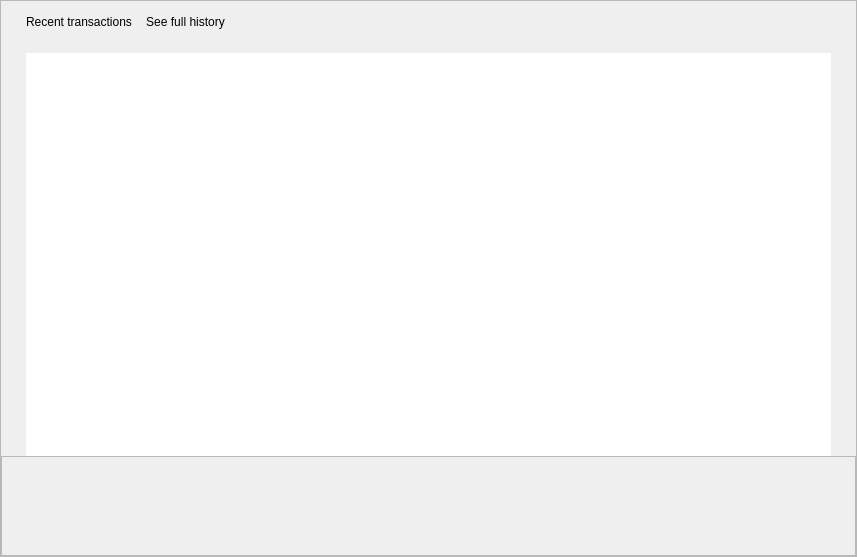
<?xml version="1.0" encoding="UTF-8"?>
<ui version="4.0">
 <class>OverviewFrame</class>
 <widget class="QFrame" name="OverviewFrame">
  <property name="geometry">
   <rect>
    <x>0</x>
    <y>0</y>
    <width>857</width>
    <height>557</height>
   </rect>
  </property>
  <property name="windowTitle">
   <string>Frame</string>
  </property>
  <property name="frameShape">
   <enum>QFrame::StyledPanel</enum>
  </property>
  <property name="frameShadow">
   <enum>QFrame::Raised</enum>
  </property>
  <layout class="QVBoxLayout" name="verticalLayout" stretch="0,0,0,0,1,0">
   <property name="spacing">
    <number>0</number>
   </property>
   <property name="leftMargin">
    <number>0</number>
   </property>
   <property name="topMargin">
    <number>0</number>
   </property>
   <property name="rightMargin">
    <number>0</number>
   </property>
   <property name="bottomMargin">
    <number>0</number>
   </property>
   <item>
    <widget class="WalletGui::OverviewHeaderFrame" name="m_overviewHeaderFrame">
     <property name="frameShape">
      <enum>QFrame::NoFrame</enum>
     </property>
     <property name="frameShadow">
      <enum>QFrame::Raised</enum>
     </property>
    </widget>
   </item>
   <item>
    <spacer name="verticalSpacer_2">
     <property name="orientation">
      <enum>Qt::Vertical</enum>
     </property>
     <property name="sizeType">
      <enum>QSizePolicy::Fixed</enum>
     </property>
     <property name="sizeHint" stdset="0">
      <size>
       <width>10</width>
       <height>10</height>
      </size>
     </property>
    </spacer>
   </item>
   <item>
    <layout class="QHBoxLayout" name="horizontalLayout">
     <property name="spacing">
      <number>10</number>
     </property>
     <property name="leftMargin">
      <number>25</number>
     </property>
     <item>
      <widget class="WalletGui::WalletHeaderLabel" name="m_overviewTransactionsTextLabel">
       <property name="text">
        <string>Recent transactions</string>
       </property>
       <property name="indent">
        <number>0</number>
       </property>
      </widget>
     </item>
     <item>
      <widget class="WalletGui::WalletTinyLinkLikeButton" name="m_allTransactionsButton">
       <property name="cursor">
        <cursorShape>PointingHandCursor</cursorShape>
       </property>
       <property name="focusPolicy">
        <enum>Qt::NoFocus</enum>
       </property>
       <property name="text">
        <string>See full history</string>
       </property>
       <property name="flat">
        <bool>true</bool>
       </property>
      </widget>
     </item>
     <item>
      <spacer name="horizontalSpacer">
       <property name="orientation">
        <enum>Qt::Horizontal</enum>
       </property>
       <property name="sizeHint" stdset="0">
        <size>
         <width>40</width>
         <height>20</height>
        </size>
       </property>
      </spacer>
     </item>
    </layout>
   </item>
   <item>
    <spacer name="verticalSpacer">
     <property name="orientation">
      <enum>Qt::Vertical</enum>
     </property>
     <property name="sizeType">
      <enum>QSizePolicy::Fixed</enum>
     </property>
     <property name="sizeHint" stdset="0">
      <size>
       <width>20</width>
       <height>20</height>
      </size>
     </property>
    </spacer>
   </item>
   <item>
    <layout class="QHBoxLayout" name="horizontalLayout_3">
     <property name="spacing">
      <number>0</number>
     </property>
     <item>
      <spacer name="horizontalSpacer_2">
       <property name="orientation">
        <enum>Qt::Horizontal</enum>
       </property>
       <property name="sizeType">
        <enum>QSizePolicy::Fixed</enum>
       </property>
       <property name="sizeHint" stdset="0">
        <size>
         <width>25</width>
         <height>20</height>
        </size>
       </property>
      </spacer>
     </item>
     <item>
      <widget class="WalletGui::WalletTableView" name="m_recentTransactionsView">
       <property name="enabled">
        <bool>true</bool>
       </property>
       <property name="focusPolicy">
        <enum>Qt::NoFocus</enum>
       </property>
       <property name="frameShape">
        <enum>QFrame::NoFrame</enum>
       </property>
       <property name="verticalScrollBarPolicy">
        <enum>Qt::ScrollBarAlwaysOff</enum>
       </property>
       <property name="editTriggers">
        <set>QAbstractItemView::NoEditTriggers</set>
       </property>
       <property name="alternatingRowColors">
        <bool>true</bool>
       </property>
       <property name="selectionMode">
        <enum>QAbstractItemView::NoSelection</enum>
       </property>
       <property name="selectionBehavior">
        <enum>QAbstractItemView::SelectItems</enum>
       </property>
       <property name="textElideMode">
        <enum>Qt::ElideMiddle</enum>
       </property>
       <property name="verticalScrollMode">
        <enum>QAbstractItemView::ScrollPerPixel</enum>
       </property>
       <property name="showGrid">
        <bool>false</bool>
       </property>
       <property name="wordWrap">
        <bool>false</bool>
       </property>
       <property name="cornerButtonEnabled">
        <bool>false</bool>
       </property>
       <attribute name="horizontalHeaderHighlightSections">
        <bool>false</bool>
       </attribute>
       <attribute name="verticalHeaderVisible">
        <bool>false</bool>
       </attribute>
      </widget>
     </item>
     <item>
      <spacer name="horizontalSpacer_9">
       <property name="orientation">
        <enum>Qt::Horizontal</enum>
       </property>
       <property name="sizeType">
        <enum>QSizePolicy::Fixed</enum>
       </property>
       <property name="sizeHint" stdset="0">
        <size>
         <width>25</width>
         <height>20</height>
        </size>
       </property>
      </spacer>
     </item>
    </layout>
   </item>
   <item>
    <widget class="QFrame" name="m_newsFrame">
     <property name="minimumSize">
      <size>
       <width>0</width>
       <height>100</height>
      </size>
     </property>
     <property name="frameShape">
      <enum>QFrame::StyledPanel</enum>
     </property>
     <property name="frameShadow">
      <enum>QFrame::Raised</enum>
     </property>
     <layout class="QHBoxLayout" name="horizontalLayout_4">
      <property name="spacing">
       <number>0</number>
      </property>
      <property name="leftMargin">
       <number>0</number>
      </property>
      <property name="topMargin">
       <number>0</number>
      </property>
      <property name="rightMargin">
       <number>0</number>
      </property>
      <property name="bottomMargin">
       <number>0</number>
      </property>
     </layout>
    </widget>
   </item>
  </layout>
 </widget>
 <customwidgets>
  <customwidget>
   <class>WalletGui::WalletTinyLinkLikeButton</class>
   <extends>QPushButton</extends>
   <header>Gui/Common/WalletLinkLikeButton.h</header>
  </customwidget>
  <customwidget>
   <class>WalletGui::WalletHeaderLabel</class>
   <extends>QLabel</extends>
   <header>Gui/Common/WalletTextLabel.h</header>
  </customwidget>
  <customwidget>
   <class>WalletGui::WalletTableView</class>
   <extends>QTableView</extends>
   <header>Gui/Common/WalletTableView.h</header>
  </customwidget>
  <customwidget>
   <class>WalletGui::OverviewHeaderFrame</class>
   <extends>QFrame</extends>
   <header>Gui/Overview/OverviewHeaderFrame.h</header>
   <container>1</container>
  </customwidget>
  <customwidget>
   <class>WalletGui::NewsFrame</class>
   <extends>QFrame</extends>
   <header>Gui/Common/NewsFrame.h</header>
   <container>1</container>
  </customwidget>
 </customwidgets>
 <resources>
  <include location="../../resources.qrc"/>
 </resources>
 <connections>
  <connection>
   <sender>m_recentTransactionsView</sender>
   <signal>doubleClicked(QModelIndex)</signal>
   <receiver>OverviewFrame</receiver>
   <slot>showTransactionDetails(QModelIndex)</slot>
   <hints>
    <hint type="sourcelabel">
     <x>428</x>
     <y>265</y>
    </hint>
    <hint type="destinationlabel">
     <x>428</x>
     <y>278</y>
    </hint>
   </hints>
  </connection>
 </connections>
 <slots>
  <slot>showTransactionDetails(QModelIndex)</slot>
 </slots>
</ui>
